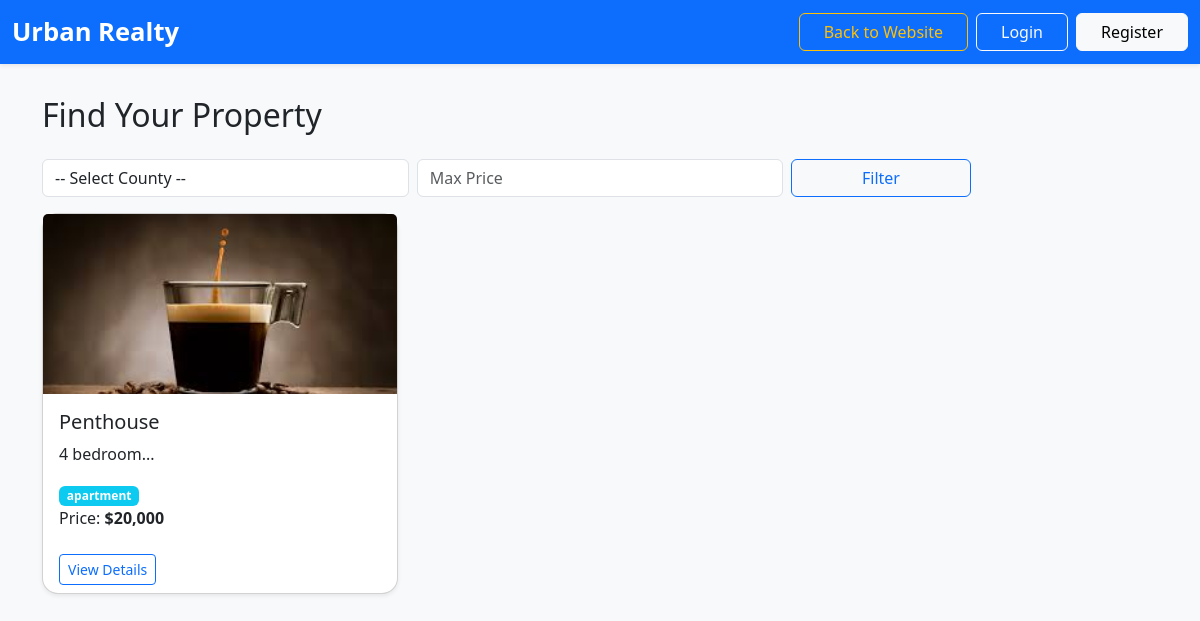
The page / on the database its author committed.
### tables this page shows
CREATE TABLE `properties` (
  `id` int(11) NOT NULL AUTO_INCREMENT,
  `agent_id` int(11) DEFAULT NULL,
  `title` varchar(255) DEFAULT NULL,
  `description` text DEFAULT NULL,
  `price` decimal(12,2) DEFAULT NULL,
  `location` varchar(100) DEFAULT NULL,
  `type` enum('apartment','house','land','commercial') DEFAULT NULL,
  `image` varchar(255) DEFAULT NULL,
  `status` enum('available','sold') DEFAULT 'available',
  `created_at` datetime DEFAULT current_timestamp(),
  PRIMARY KEY (`id`),
  KEY `agent_id` (`agent_id`),
  CONSTRAINT `properties_ibfk_1` FOREIGN KEY (`agent_id`) REFERENCES `users` (`id`)
);

### index.php (the view, shortened to what this page needs)
<?php
require_once('includes/db.php');
$where = "WHERE status='available'";
$sql = "SELECT * FROM properties $where ORDER BY id DESC LIMIT 12";
$stmt = $conn->prepare($sql);
$stmt->execute();
$properties = $stmt->get_result();
?>
<!DOCTYPE html>
<html lang="en">
<head>
    <link rel="stylesheet" href="assets/css/bootstrap.min.css">
</head>
<body>
<nav class="navbar navbar-expand-lg navbar-dark bg-primary shadow-sm sticky-top">
    <div class="container-fluid">
        <a class="navbar-brand fw-bold" href="#" style="font-size:1.6rem;">
            Urban Realty
        </a>
        <div class="collapse navbar-collapse flex-row-reverse" id="navbarNav">
            <ul class="navbar-nav">
                <li class="nav-item ms-2">
                    <a class="btn btn-outline-warning px-4" href="index.html">
                        <i class="bi bi-arrow-left"></i> Back to Website
                    </a>
                </li>
                <li class="nav-item ms-2">
                    <a class="btn btn-outline-light px-4" href="auth/login.php">Login</a>
                </li>
                <li class="nav-item ms-2">
                    <a class="btn btn-light px-4" href="auth/register.php">Register</a>
                </li>
            </ul>
        </div>
    </div>
</nav>
<div class="container">
    <h2 class="mb-4">Find Your Property</h2>
    <form class="row g-2 mb-3" method="get">
        <div class="col-md-4">
            <select name="location" class="form-control">
            <option value="">-- Select County --</option>
            </select>
        </div>
        <div class="col-md-4"><input name="price" class="form-control" placeholder="Max Price" value="<?=@$_GET['price']?>"></div>
        <div class="col-md-2">
            <button class="btn btn-outline-primary w-100">Filter</button>
        </div>
    </form>
    <div class="row">
    <?php
    while($row = $properties->fetch_assoc()):
    ?>
        <div class="col-md-4 mb-4">
            <div class="card h-100 shadow-sm">
                <img src="assets/images/<?=$row['image']?>" class="card-img-top property-img" alt="Property">
                <div class="card-body">
                    <h5 class="card-title"><?=htmlspecialchars($row['title'])?></h5>
                    <p class="card-text"><?=htmlspecialchars(substr($row['description'],0,70))?>...</p>
                    <span class="badge bg-info"><?=$row['type']?></span>
                    <p class="mb-0">Price: <strong>$<?=number_format($row['price'])?></strong></p>
                </div>
                <div class="card-footer">
                    <button
                        class="btn btn-sm btn-outline-primary view-details-btn"
                        data-id="<?=$row['id']?>"
                        data-title="<?=htmlspecialchars($row['title'])?>"
                        data-desc="<?=htmlspecialchars($row['description'])?>"
                        data-type="<?=htmlspecialchars($row['type'])?>"
                        data-location="<?=htmlspecialchars($row['location'])?>"
                        data-image="assets/images/<?=htmlspecialchars($row['image'])?>"
                        data-price="<?=number_format($row['price'])?>"
                    >
                        View Details
                    </button>
                </div>
            </div>
        </div>
    <?php endwhile; ?>
    </div>
</div>
</body>
</html>

### index.php (style rules this page uses)
body { background: #f8f9fa; }
.navbar { margin-bottom: 2rem; }
.property-img { height:180px;object-fit:cover; }
.card { border-radius:1rem; }
.card-footer { background: none; border-top: none; }

### rows shown on the page
properties: image (picture), title "Penthouse", description "4 bedroom", type "apartment", price "20,000"
